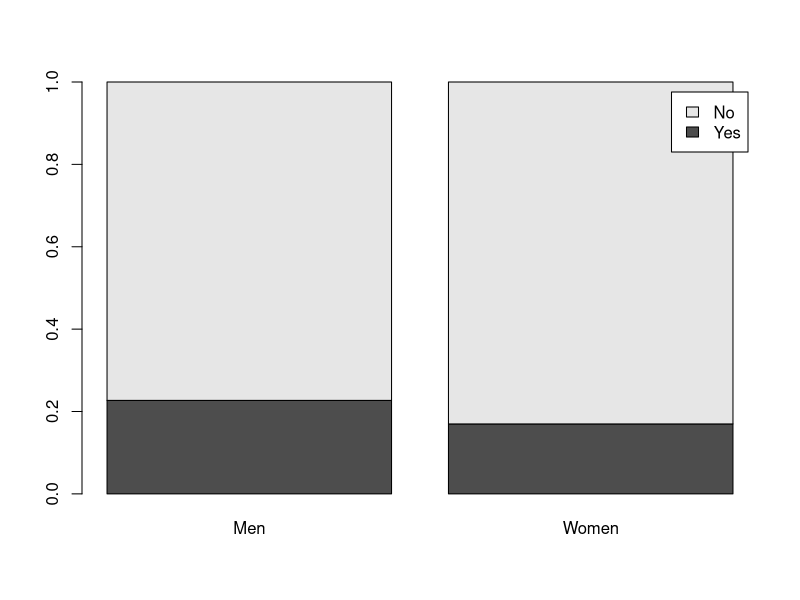

This figure's R source:
Gender <- c("Men","Women")
Frequent_Binge_Drinker <- c("Yes","No")
data <- c(1630,1684,5550,8232)
table <- expand.grid(Gender=Gender, Frequent_Binge_Drinker=Frequent_Binge_Drinker)
table <- cbind(table, count=data)
result <- xtabs(count~Frequent_Binge_Drinker+Gender, table)
barplot(prop.table(result,2), legend=T)
